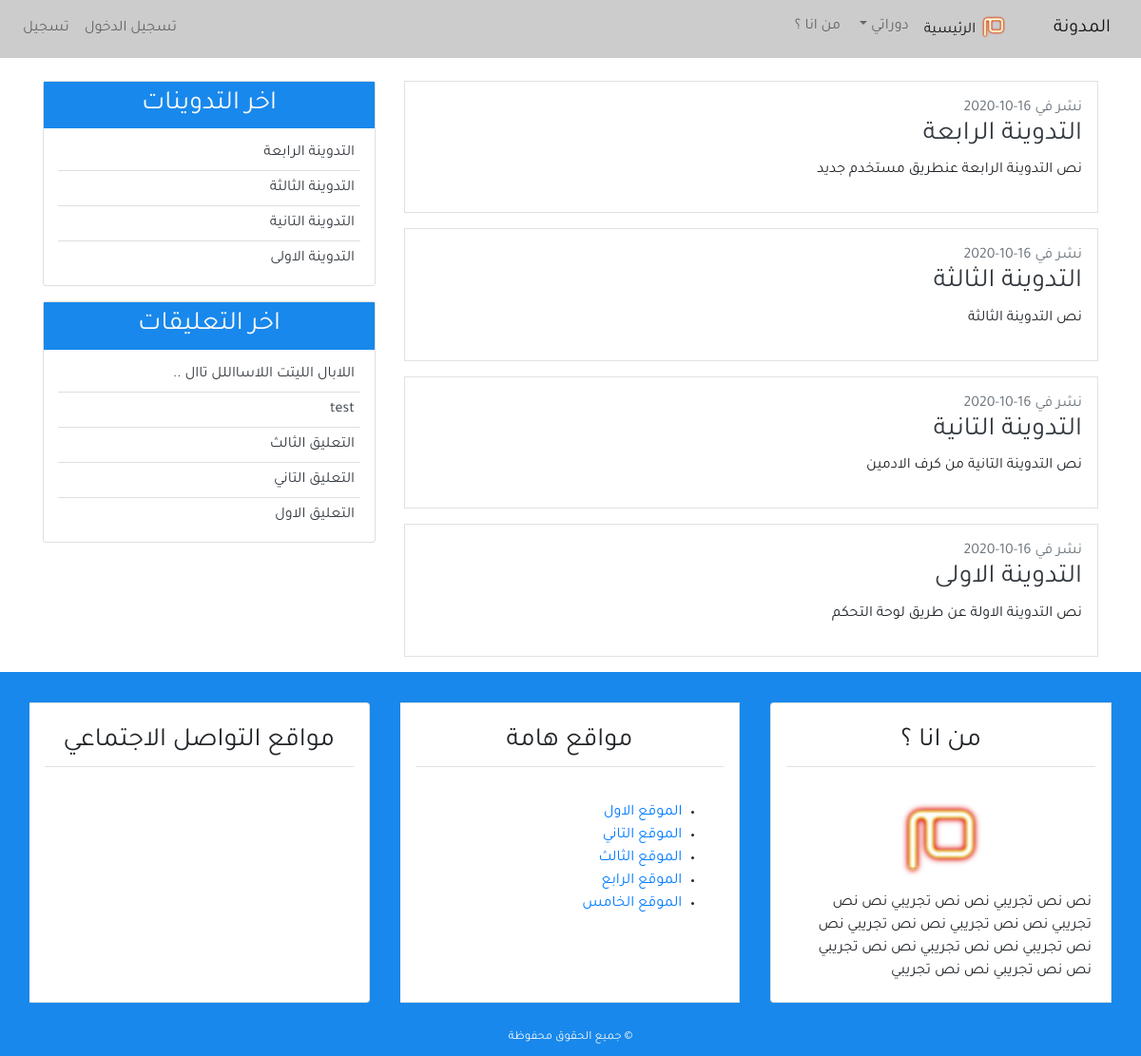
The app's page /, older data.
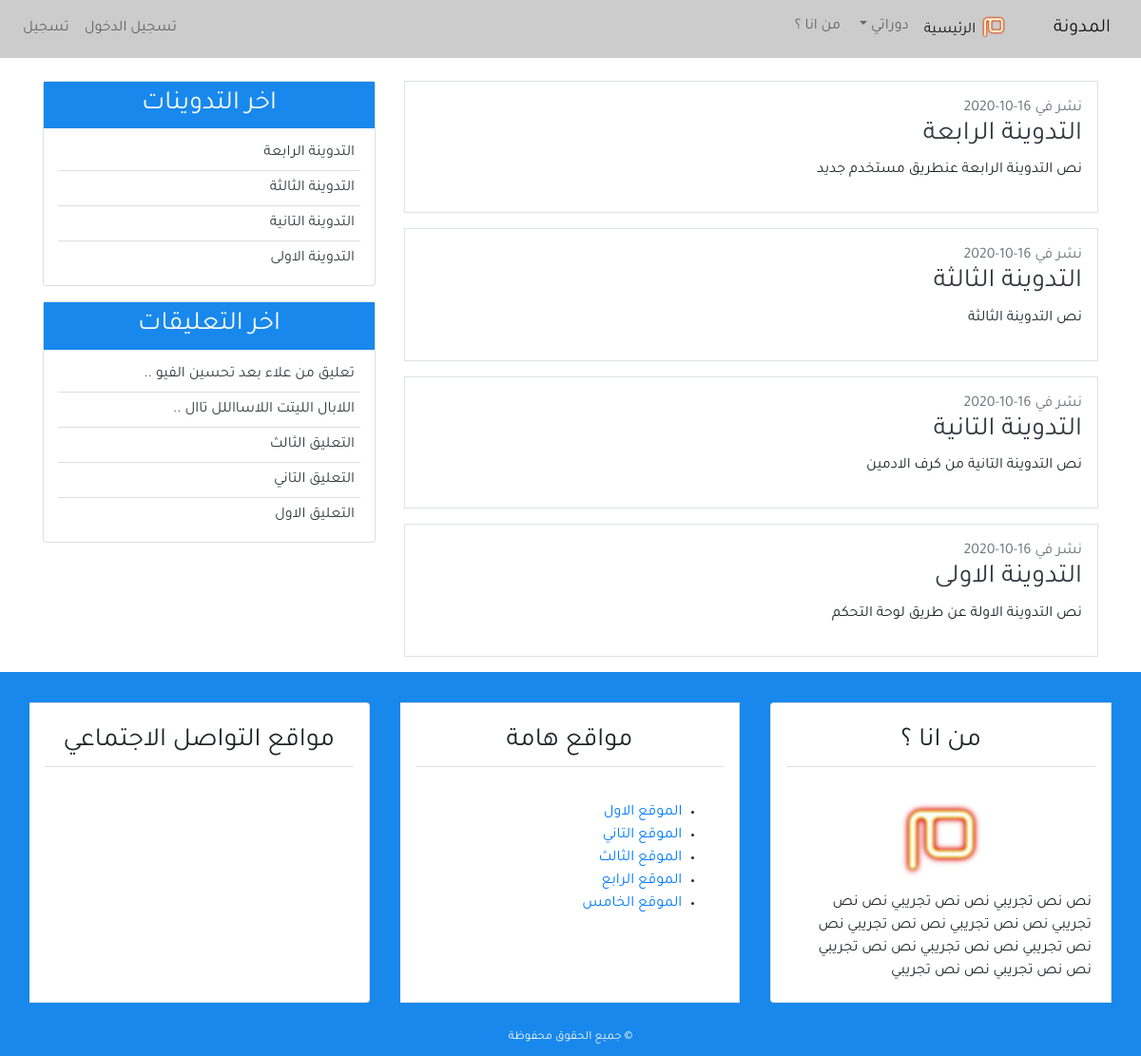
The same page, newer data.
### blog/models.py (models this page shows, shortened)
class Post(models.Model):
    title = models.CharField(max_length=100, blank=True, null=True)
    content = models.TextField()
    post_date = models.DateTimeField(default=timezone.now )
    post_update = models.DateTimeField(auto_now = True)
    author = models.ForeignKey(User, on_delete=models.CASCADE)
    class Meta :
        ordering = ('-post_date',)

class Comment(models.Model):
    name = models.CharField(max_length=50, verbose_name ='الاسم ' )
    email = models.EmailField(verbose_name ='البريد الالكتروني')
    body = models.TextField(verbose_name =' التعليق ')
    comment_date = models.DateTimeField(auto_now_add=True)
    active = models.BooleanField(default=False)
    post = models.ForeignKey(Post, related_name='comments', on_delete=models.CASCADE)
    class Meta :
        ordering = ('-comment_date',)

### blog/views.py (the view)
# urls.py: path('', views.home, name='home'),
def home(request) :
    context = {
        'title' : 'الصفحة الرئيسية ',
        'posts' : Post.objects.all()
    }
    return render(request,'blog/index.html',context)

### blog/templatetags/post_tag.py (called while the page is built)
@register.inclusion_tag('blog/latest_posts.html')  #decorator
def latest_posts() : #simple python function
    context ={
        'l_posts' :Post.objects.all()[0:5]
    }
    return context

@register.inclusion_tag('blog/latest_comments.html')  #decorator
def latest_comments() : #simple python function
    context ={
        'l_comments' : Comment.objects.filter(active = True)[:5],
    }
    return context

### blog/templates/blog/index.html
{% extends 'blog/base.html' %}
{% block content %}
      {% for post in posts %}
      <div class="border p-3 mb-3">
<span class="text-secondary">  نشر في  {{post.post_date|date:'d-m-Y'}}</span>
            <h3> <a class="text-dark" href=""> {{post.title}} </a></h3>
            <p>{{post.content}}</p>
        </div>
      {% endfor %}
{% endblock content %}

### blog/templates/blog/latest_posts.html
<ul class="list-group-flush latest-post">
    {% for post  in l_posts  %}
      <li class="list-group-item latest-post-item" >
           <a class="text-dark" href="{% url 'detail' post.pk  %}"> {{post.title}} </a>
      </li>
    {% endfor %}
</ul>

### blog/templates/blog/latest_comments.html
<ul class="list-group-flush latest-comment">
    {% for comment  in l_comments  %}
      <li class="list-group-item latest-comment-item" >
           <a class="text-dark" href="{% url 'detail' comment.post.pk  %}">
            {% if comment.body|length > 25 %}
            {{comment.body|slice:'30'}} ..
            {% else %}
            {{comment.body}}
            {% endif %}
          </a>
      </li>
      {% empty %}
      <li class="list-group-item latest-comment-item" >  لا يوجد تعليقات </li>
    {% endfor %}
</ul>

Row changes from the older to the newer data that the page shows:
no longer on this page (row edited): Comment: body "test"
added Comment: body "تعليق من علاء بعد تحسين الفيو"
